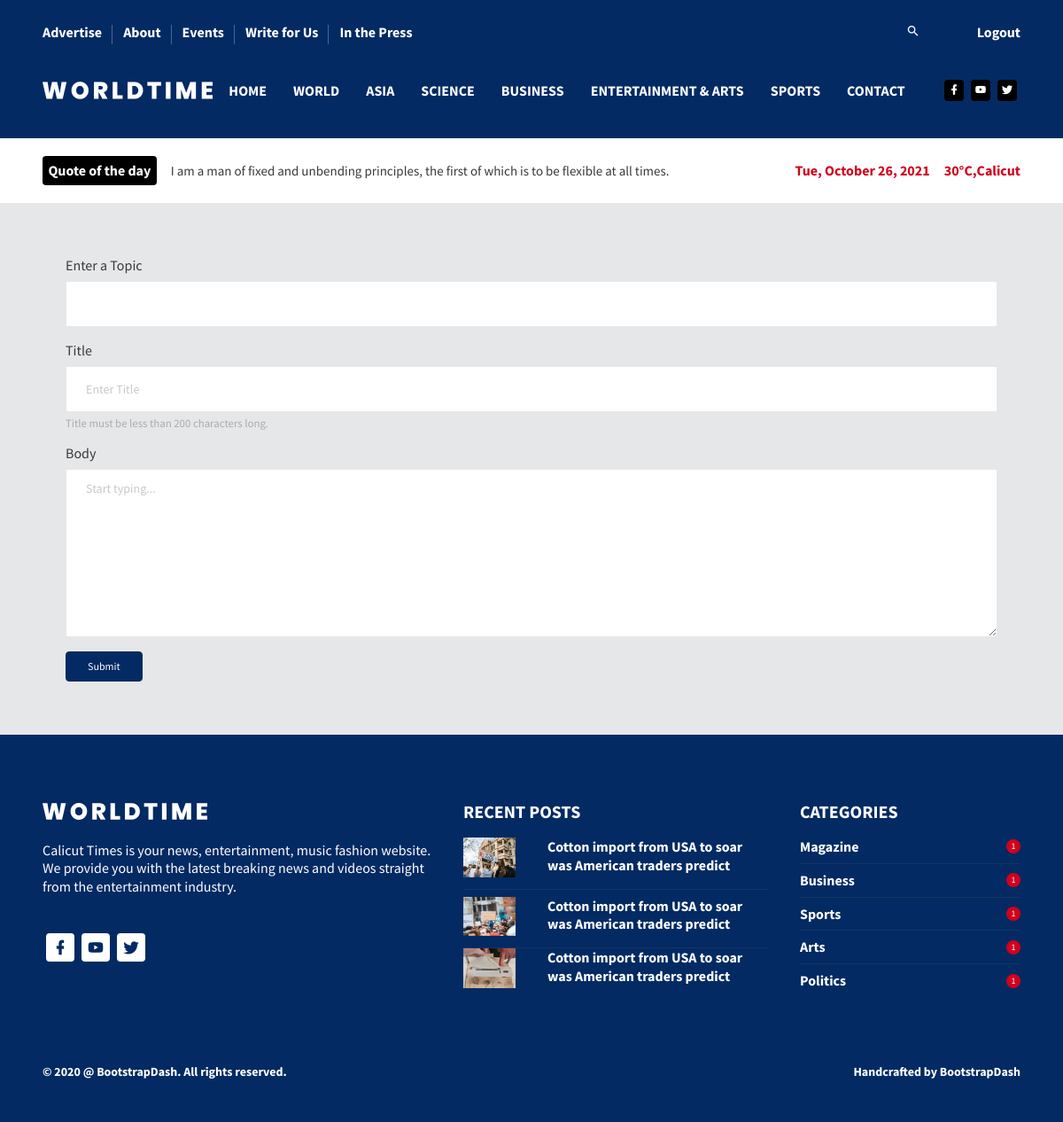
The app's page /create-article/ (signed in) with its own data.
### reader/models.py (models this page shows)
class Topic(models.Model):
    name = models.CharField(max_length=200)
    def __str__(self):
        return self.name

### reader/views.py (the view, shortened to what this page needs)
# urls.py: path('create-article/', views.createArticle, name='create-article'),
@staff_member_required
def createArticle(request):
    form = NewsForm()
    topics = Topic.objects.all()
    context = {'form': form, 'topics': topics}
    return render(request, 'reader/create-article.html', context)

### reader/forms.py
class NewsForm(ModelForm):
    class Meta:
        model = News
        fields = '__all__'
        exclude = ['author']

### reader/templatetags/main_vars.py (called while the page is built)
@register.simple_tag
def quote():
    response = requests.get('https://api.quotable.io/random')
    if (response.status_code == 200):
        return response.json()['content']

@register.simple_tag
def date():
    today = datetime.date.today()
    return today.strftime("%a, %B %d, %Y")

### reader/templates/reader/create-article.html (shortened to what this page needs)
{% extends "main.html" %}
{% block content %}
<div class="content-wrapper">
    <div class="create-article container">
        <form class="form" action="" method="post">
            <div class="form-group">
                <label for="room_topic">Enter a Topic</label>
                <input required type="text" value="{{room.topic.name}}" class="form-control" name="topic" list="topic-list" />
            </div>
            <div class="form-group">
                <label for="news_title">Title</label>
                <input name='title' required type="text" maxlength="200" class="form-control" placeholder="Enter Title">
                <small id="titleHelp" class="form-text text-muted">Title must be less than 200 characters long.</small>
            </div>
            <div class="form-group">
                <label for="exampleInputPassword1">Body</label>
                <textarea name='body' required type="text" class="form-control" placeholder="Start typing..."></textarea>
            </div>
            <button type="submit" class="btn btn-primary">Submit</button>
        </form>
    </div>
</div>
{% endblock content %}

### templates/navbar.html (shortened to what this page needs)
{% load static %}
{% load main_vars %}
<header id="header">
  <div class="container">
    <nav class="navbar navbar-expand-lg navbar-light">
      <div class="navbar-top">
        <div class="d-flex justify-content-between align-items-center">
          <ul class="navbar-top-left-menu">
            <li class="nav-item">
              <a href="pages/index-inner.html" class="nav-link">Advertise</a>
            </li>
            <li class="nav-item">
              <a href="pages/aboutus.html" class="nav-link">About</a>
            </li>
            <li class="nav-item">
              <a href="#" class="nav-link">Events</a>
            </li>
            <li class="nav-item">
              <a href="#" class="nav-link">Write for Us</a>
            </li>
            <li class="nav-item">
              <a href="#" class="nav-link">In the Press</a>
            </li>
          </ul>
          <ul class="navbar-top-right-menu">
            <li class="nav-item">
              <a href="#" class="nav-link"><i class="mdi mdi-magnify"></i></a>
            </li>
            {% if not request.user.is_authenticated %}
            <li class="nav-item">
              <a href="{% url 'login' %}" class="nav-link">Login</a>
            </li>
            <li class="nav-item">
              <a href="{% url 'register' %}" class="nav-link">Sign Up</a>
            </li>
            {% else %}
            <li class="nav-item">
              <a href="{% url 'logout' %}" class="nav-link">Logout</a>
            </li>
            {% endif %}
          </ul>
        </div>
      </div>
      <div class="navbar-bottom">
        <div class="d-flex justify-content-between align-items-center">
          <div>
            <a class="navbar-brand" href="{% url 'home' %}"><img src="{% static 'images/logo.svg' %}" alt="" style="height:50px" /></a>
          </div>
          <div>
            <div
              class="navbar-collapse justify-content-center collapse"
              id="navbarSupportedContent">
              <ul
                class="navbar-nav d-lg-flex justify-content-between align-items-center">
                <li class="nav-item active">
                  <a class="nav-link" href="{% url 'home' %}">Home</a>
                </li>
                {% for topic in topics %}
                <li class="nav-item">
                  <a class="nav-link" href="{% url 'topic-page' topic %}">{{topic}}</a>
                </li>
                {% endfor %}
                <li class="nav-item">
                  <a class="nav-link" href="pages/contactus.html">Contact</a>
                </li>
              </ul>
            </div>
          </div>
          <ul class="social-media">
            <li>
              <a href="#">
                <i class="mdi mdi-facebook"></i>
              </a>
            </li>
            <li>
              <a href="#">
                <i class="mdi mdi-youtube"></i>
              </a>
            </li>
            <li>
              <a href="#">
                <i class="mdi mdi-twitter"></i>
              </a>
            </li>
          </ul>
        </div>
      </div>
    </nav>
  </div>
</header>

### records on screen
Topic: name "WORLD"
Topic: name "ASIA"
Topic: name "SCIENCE"
Topic: name "BUSINESS"
Topic: name "ENTERTAINMENT & ARTS"
Topic: name "SPORTS"
